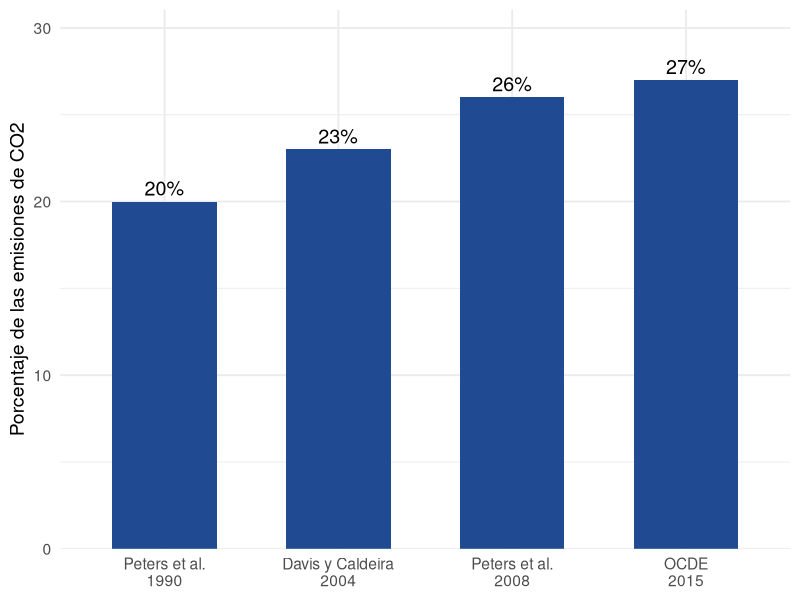
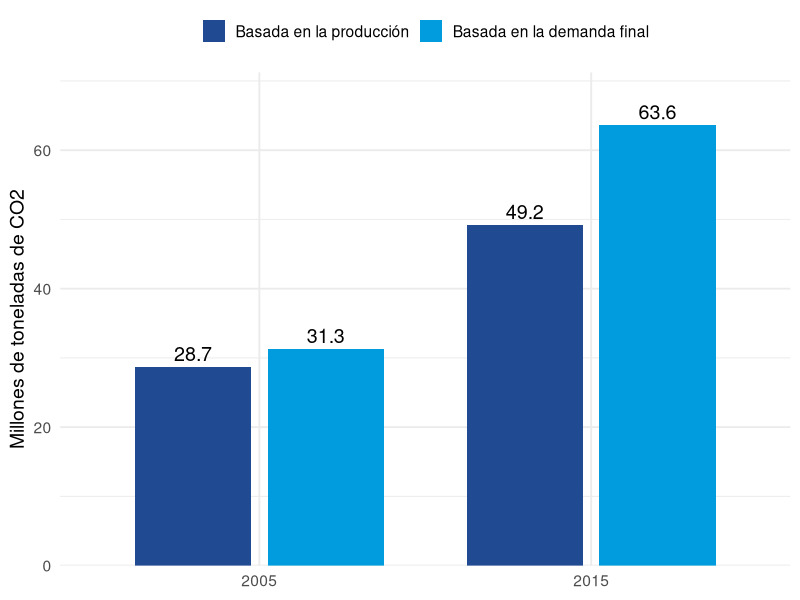
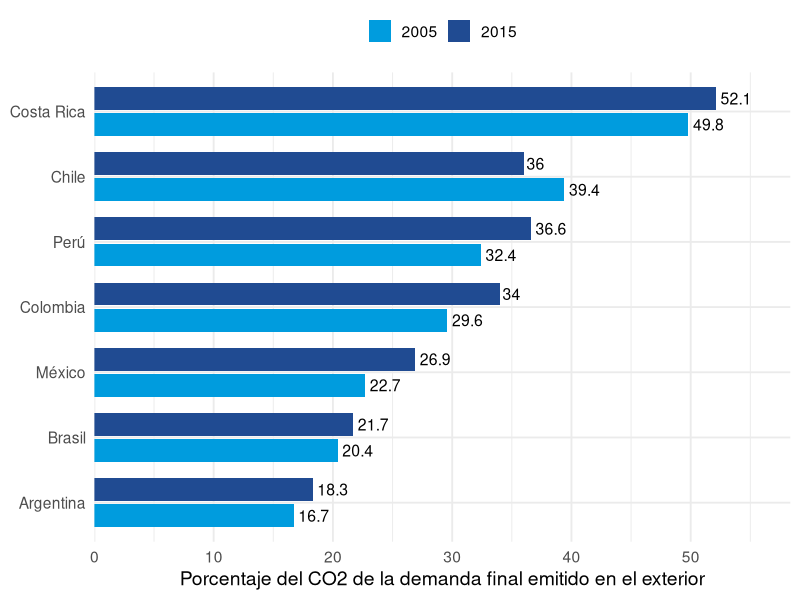

These figures' R source, in order:
## ---- chunk 1
#| label: datos
library(ggplot2)

# Anexo E de Yamano y Guilhoto (2020)
oecd <- data.frame(
  pais = c("Perú", "Chile", "Colombia", "México", "Argentina", "Brasil", "Costa Rica"),
  ext_2005 = c(32.4, 39.4, 29.6, 22.7, 16.7, 20.4, 49.8),
  ext_2015 = c(36.6, 36.0, 34.0, 26.9, 18.3, 21.7, 52.1)
)
## ---- chunk 2
#| fig-height: 3.9
#| fig-align: center
glob <- data.frame(
  estudio = factor(
    c("Peters et al.\n1990", "Davis y Caldeira\n2004", "Peters et al.\n2008", "OCDE\n2015"),
    levels = c("Peters et al.\n1990", "Davis y Caldeira\n2004", "Peters et al.\n2008", "OCDE\n2015")
  ),
  pct = c(20, 23, 26, 27)
)
ggplot(glob, aes(x = estudio, y = pct)) +
  geom_col(fill = "#204B92", width = 0.6) +
  geom_text(aes(label = paste0(pct, "%")), vjust = -0.4, size = 5) +
  scale_y_continuous(expand = expansion(mult = c(0, 0.15))) +
  labs(x = NULL, y = "Porcentaje de las emisiones de CO2") +
  theme_minimal(base_size = 14)
## ---- chunk 3
#| fig-height: 3.7
#| fig-align: center
peru <- data.frame(
  anio = rep(c("2005", "2015"), each = 2),
  base = factor(
    rep(c("Basada en la producción", "Basada en la demanda final"), times = 2),
    levels = c("Basada en la producción", "Basada en la demanda final")
  ),
  valor = c(28.7, 31.3, 49.2, 63.6)
)
ggplot(peru, aes(x = anio, y = valor, fill = base)) +
  geom_col(position = position_dodge(width = 0.8), width = 0.7) +
  geom_text(aes(label = valor), position = position_dodge(width = 0.8), vjust = -0.4, size = 5) +
  scale_fill_manual(values = c("#204B92", "#009CDE")) +
  scale_y_continuous(expand = expansion(mult = c(0, 0.12))) +
  labs(x = NULL, y = "Millones de toneladas de CO2", fill = NULL) +
  theme_minimal(base_size = 14) +
  theme(legend.position = "top")
## ---- chunk 4
#| fig-height: 4.1
#| fig-align: center
ext <- data.frame(
  pais = rep(oecd$pais, times = 2),
  anio = rep(c("2005", "2015"), each = nrow(oecd)),
  valor = c(oecd$ext_2005, oecd$ext_2015)
)
ext$pais <- reorder(ext$pais, ext$valor, FUN = max)
ggplot(ext, aes(y = pais, x = valor, fill = anio)) +
  geom_col(position = position_dodge(width = 0.8), width = 0.7) +
  geom_text(aes(label = valor), position = position_dodge(width = 0.8), hjust = -0.15, size = 4) +
  scale_fill_manual(values = c("#009CDE", "#204B92")) +
  scale_x_continuous(expand = expansion(mult = c(0, 0.12))) +
  labs(x = "Porcentaje del CO2 de la demanda final emitido en el exterior", y = NULL, fill = NULL) +
  theme_minimal(base_size = 14) +
  theme(legend.position = "top")
